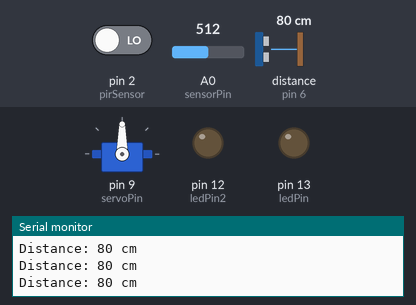
The sketch below on a simulated Arduino Uno, built with avr-gcc and run on an emulated ATmega328P. On the bench: servo, output pins drawn as LEDs (lit = HIGH), the last lines printed to the serial monitor. Wiring (inferred from the names in the program): ultrasonic range finder: trigger pin 7; echo pin 6. The inputs (shaded band) are chosen by the test bench; at power-on: pin 2 (pirSensor) LOW, distance to the obstacle (sensor on pin 6) 80 cm, A0 (sensorPin) = 512. The echo pulse lasts 58.3 µs per cm; pins used as bus, display or sensor lines are not drawn.

Above: at 1.2 s.
1.3 s: pin 2 (pirSensor) driven HIGH
At 3.5 s:
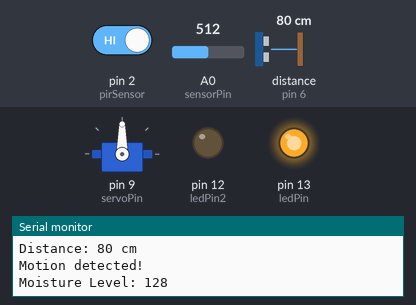
3.8 s: pin 2 (pirSensor) driven LOW
6.8 s: distance to the obstacle (sensor on pin 6) set to 9 cm
8.4 s: distance to the obstacle (sensor on pin 6) set to 6 cm
At 9.9 s:
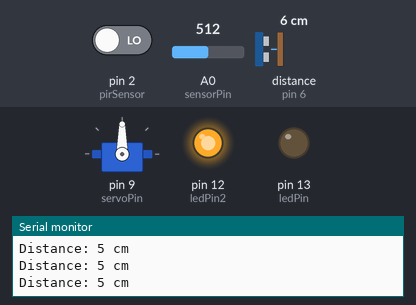
10.2 s: pin 2 (pirSensor) driven HIGH
At 12.1 s:
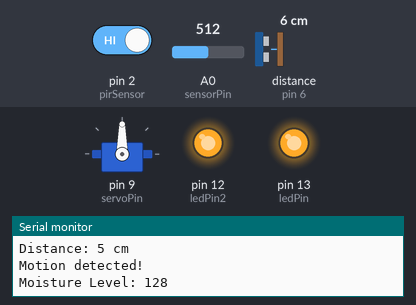
15.6 s: distance to the obstacle (sensor on pin 6) set to 18 cm
At 16.5 s:
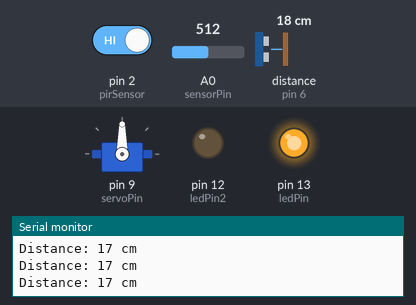
Timing chart, 0 to 18.2 s (numbered marks = the images above; inputs shaded):
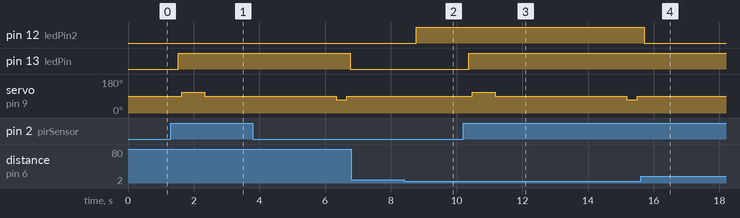

The sketch:

smart_dustbin.ino
```cpp
#include <Servo.h>

#define ledPin 13       // LED for motion detection
#define ledPin2 12      // New LED for ultrasonic distance detection
#define sensorPin A0    // Moisture sensor pin
#define servoPin 9      // Servo motor pin
#define THRESHOLD 5     // Moisture level threshold
#define pirSensor 2     // PIR motion sensor pin
#define triggerPin 7    // Ultrasonic trigger pin
#define echoPin 6       // Ultrasonic echo pin

Servo myServo;
int state = LOW; // Motion detection state
int distanceThreshold = 7; // Distance threshold for new LED

void setup() {
    Serial.begin(9600);

    pinMode(ledPin, OUTPUT);
    pinMode(ledPin2, OUTPUT);
    digitalWrite(ledPin, LOW);
    digitalWrite(ledPin2, LOW);

    pinMode(pirSensor, INPUT);
    myServo.attach(servoPin);

    pinMode(triggerPin, OUTPUT);
    pinMode(echoPin, INPUT);
}

void loop() {
    int motionDetected = digitalRead(pirSensor);
    int cm = measureDistance();

    // Motion detection
    if (motionDetected == HIGH) {
        digitalWrite(ledPin, HIGH);  // Turn on LED when motion is detected
        delay(100);

        if (state == LOW) {
            Serial.println("Motion detected!");
            state = HIGH;

            int moistureLevel = readSensor();
            Serial.print("Moisture Level: ");
            Serial.println(moistureLevel);

            if (moistureLevel > THRESHOLD) {
                rotateAndReturn();
            }
        }
    } else {
        digitalWrite(ledPin, LOW);
        delay(200);
        if (state == HIGH) {
            Serial.println("Motion stopped!");
            state = LOW;
        }
    }

    // Ultrasonic distance measurement
    Serial.print("Distance: ");
    Serial.print(cm);
    Serial.println(" cm");

    // Turn on ledPin2 if distance < 20 cm
    if (cm < distanceThreshold) {
        digitalWrite(ledPin2, HIGH);
    } else {
        digitalWrite(ledPin2, LOW);
    }

    delay(100);
}

// Read moisture sensor
int readSensor() {
    int sensorValue = analogRead(sensorPin);
    int outputValue = map(sensorValue, 0, 1023, 255, 0);
    analogWrite(ledPin, outputValue);
    return outputValue;
}

// Rotate the servo when conditions are met
void rotateAndReturn() {
    myServo.write(110);
    delay(700);
    myServo.write(90);
    delay(4000);
    myServo.write(70);
    delay(325);
    myServo.write(90);
}

// Measure distance using ultrasonic sensor
long measureDistance() {
    digitalWrite(triggerPin, LOW);
    delayMicroseconds(2);
    digitalWrite(triggerPin, HIGH);
    delayMicroseconds(10);
    digitalWrite(triggerPin, LOW);
    return 0.01723 * pulseIn(echoPin, HIGH);
}
```

Measured:
- after the input at 1.3 s, pin 13 (ledPin): LOW → HIGH after 0.23 s; servo on pin 9 (servoPin): 90° → 110° after 0.33 s, → 90° 0.70 s later
- after the input at 3.8 s, pin 13 (ledPin): HIGH → LOW after 3.0 s
- after the input at 8.4 s, pin 12 (ledPin2): LOW → HIGH after 0.37 s
- after the input at 10.2 s, pin 13 (ledPin): LOW → HIGH after 0.18 s; servo on pin 9 (servoPin): 90° → 110° after 0.28 s, → 90° 0.70 s later, → 70° 4.0 s later, → 90° 0.33 s later
- after the input at 15.6 s, pin 12 (ledPin2): HIGH → LOW after 0.11 s
